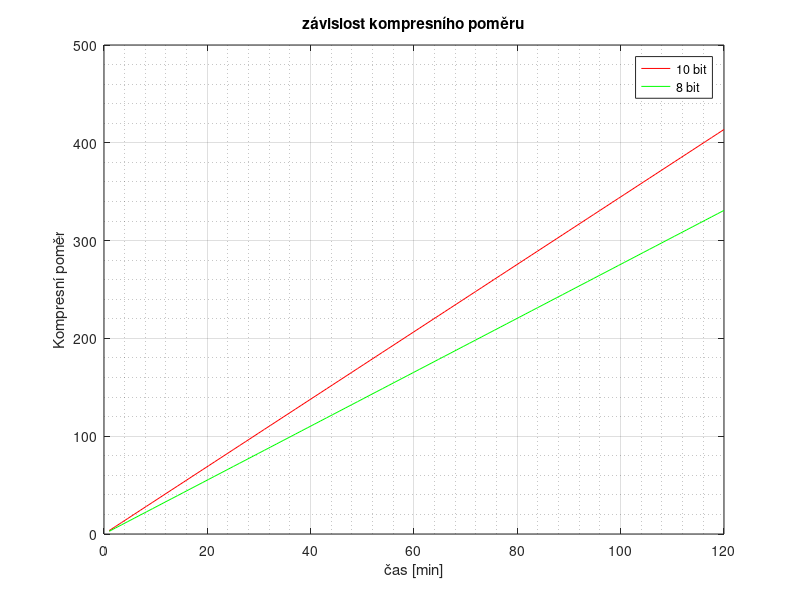

Here is the MATLAB script that generated this plot:
close all
clear all

time = linspace(60,120*60,100);

bit = 10;

bitrate = (2*6.75+13.5)*bit*1e6; 
memory = time .* bitrate;

compress_10_bit = memory./4.7e9;

bit = 8
bitrate = (2*6.75+13.5)*bit*1e6; 
memory = time .* bitrate;

compress_8_bit = memory./4.7e9;

figure(1)
plot(time./60,compress_10_bit, "-r")
hold on
plot(time./60,compress_8_bit, "-g")
grid on
grid minor
legend("10 bit", "8 bit")
title("závislost kompresního poměru")
xlabel("čas [min]")
ylabel("Kompresní poměr")
saveas(gcf,"kompres","epsc")

